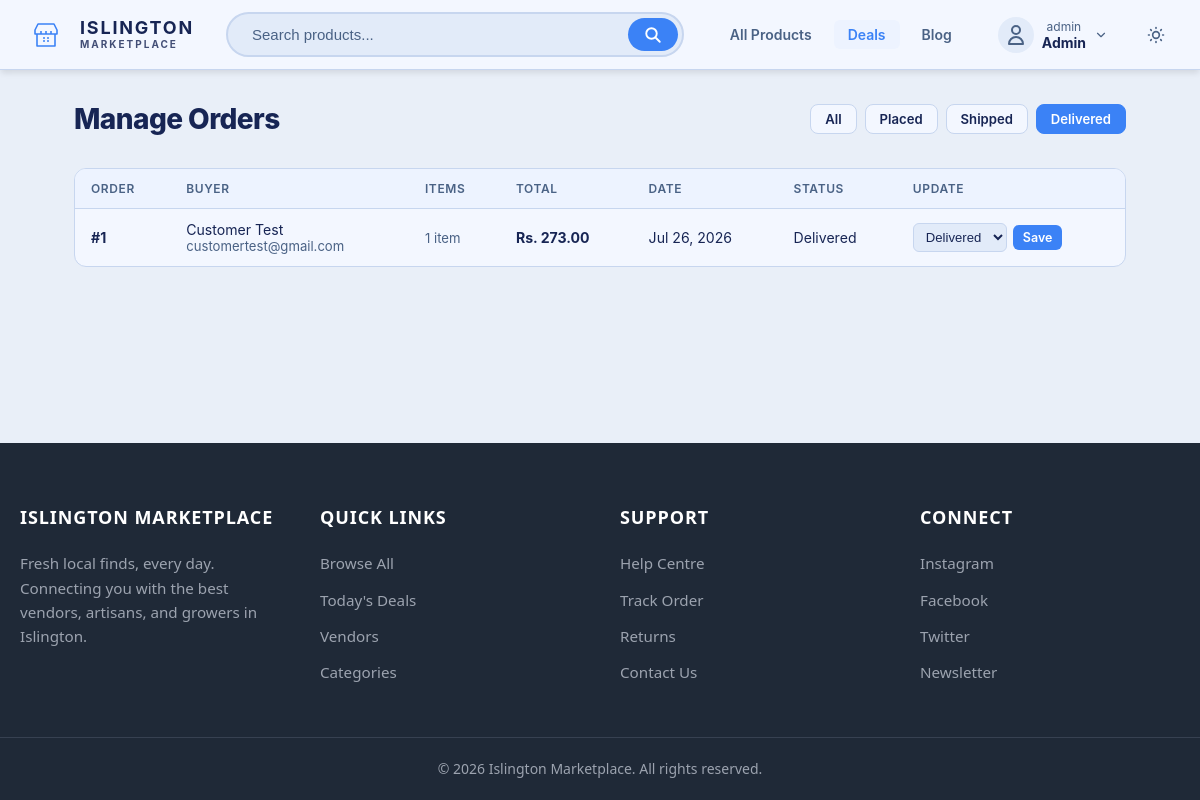
/manage/orders/?status=delivered (signed in), run on the app's committed database.
### orders/models.py (models this page shows, shortened)
class Order(models.Model):
    STATUS_CHOICES = [
        ('placed', 'Placed'),
        ('shipped', 'Shipped'),
        ('delivered', 'Delivered'),
    ]
    user = models.ForeignKey(settings.AUTH_USER_MODEL, on_delete=models.CASCADE, related_name='orders')
    first_name = models.CharField(max_length=100)
    last_name = models.CharField(max_length=100)
    email = models.EmailField()
    phone = models.CharField(max_length=20, blank=True)
    address = models.TextField()
    city = models.CharField(max_length=100)
    zip_code = models.CharField(max_length=20)
    PAYMENT_METHOD_CHOICES = [
        ('cod', 'Cash on Delivery'),
        ('card', 'Card Payment'),
    ]
    status = models.CharField(max_length=20, choices=STATUS_CHOICES, default='placed')
    payment_method = models.CharField(max_length=10, choices=PAYMENT_METHOD_CHOICES, default='cod')
    subtotal = models.DecimalField(max_digits=10, decimal_places=2)
    shipping = models.DecimalField(max_digits=10, decimal_places=2, default=0)
    total = models.DecimalField(max_digits=10, decimal_places=2)
    created_at = models.DateTimeField(auto_now_add=True)
    updated_at = models.DateTimeField(auto_now=True)
    class Meta:
        ordering = ['-created_at']
    def get_status_badge_class(self):
        return {
            'placed': 'order-status-placed',
            'shipped': 'order-status-shipped',
            'delivered': 'order-status-delivered',
        }.get(self.status, '')

### orders/views.py (the view)
# urls.py: path('manage/orders/', views.admin_orders, name='admin_orders'),
@staff_member_required
def admin_orders(request):
    orders = Order.objects.all().prefetch_related('items__product')
    status_filter = request.GET.get('status')
    if status_filter:
        orders = orders.filter(status=status_filter)
    return render(request, 'orders/admin_orders.html', {'orders': orders, 'status_filter': status_filter})

### cart/context_processors.py (called while the page is built)
def cart_context(request):
    cart = request.session.get('cart', {})
    return {'cart_product_ids': set(cart.keys())}

### orders/templates/orders/admin_orders.html (shortened to what this page needs)
{% extends 'layouts/base.html' %}
{% load static %}
{% block extra_head %}
  <link rel="stylesheet" href="{% static 'css/pages/seller.css' %}">
{% endblock %}
{% block content %}
<section class="admin-orders-page">
  <div class="admin-orders-header">
    <h1 class="admin-orders-title">Manage Orders</h1>
    <div class="admin-orders-filters">
      <a href="{% url 'admin_orders' %}" class="admin-filter-btn {% if not status_filter %}active{% endif %}">All</a>
      <a href="{% url 'admin_orders' %}?status=placed" class="admin-filter-btn {% if status_filter == 'placed' %}active{% endif %}">Placed</a>
      <a href="{% url 'admin_orders' %}?status=shipped" class="admin-filter-btn {% if status_filter == 'shipped' %}active{% endif %}">Shipped</a>
      <a href="{% url 'admin_orders' %}?status=delivered" class="admin-filter-btn {% if status_filter == 'delivered' %}active{% endif %}">Delivered</a>
    </div>
  </div>
  {% if orders %}
  <div class="orders-table-wrap">
    <table class="orders-table">
      <thead>
        <tr>
          <th>Order</th>
          <th>Buyer</th>
          <th>Items</th>
          <th>Total</th>
          <th>Date</th>
          <th>Status</th>
          <th>Update</th>
        </tr>
      </thead>
      <tbody>
        {% for order in orders %}
        <tr>
          <td class="order-id">#{{ order.id }}</td>
          <td>
            <div>{{ order.first_name }} {{ order.last_name }}</div>
            <div class="order-buyer">{{ order.email }}</div>
          </td>
          <td class="order-items-count">{{ order.items.count }} item{{ order.items.count|pluralize }}</td>
          <td style="font-weight:700;">Rs. {{ order.total }}</td>
          <td>{{ order.created_at|date:"M d, Y" }}</td>
          <td><span class="order-status-badge {{ order.get_status_badge_class }}">{{ order.get_status_display }}</span></td>
          <td>
            <form method="post" action="{% url 'admin_order_update' order.id %}" class="status-form">
              <select name="status" class="status-select">
                {% for value, label in order.STATUS_CHOICES %}
                  <option value="{{ value }}" {% if order.status == value %}selected{% endif %}>{{ label }}</option>
                {% endfor %}
              </select>
              <button type="submit" class="status-update-btn">Save</button>
            </form>
          </td>
        </tr>
        {% endfor %}
      </tbody>
    </table>
  </div>
  {% else %}
    <div class="orders-empty">
      <p>No orders found.</p>
    </div>
  {% endif %}
</section>
{% endblock %}

### IMP/templates/includes/navbar.html (shortened to what this page needs)
<nav class="navbar">
    <a href="/" class="nav-brand{% if request.resolver_match.url_name == 'home' %} nav-brand-active{% endif %}">
        <div class="brand-icon">
            <svg xmlns="http://www.w3.org/2000/svg" width="32" height="32" viewBox="0 0 16 16" fill="none" stroke="currentColor" stroke-width="0.8" stroke-linejoin="round">
                <path d="M3 7.5h2.5m0 0V6m0 1.5H8m0 0V6m0 1.5h2.5m0 0V6m0 1.5H13m-6.5 2h1m1 0h1m-1 1.5h1m-3 0h1m-4 2.5v-6h-1v-2l1.5-3h8l1.5 3v2h-1v6z"/>
            </svg>
        </div>
        <div class="brand-text">
            <span class="brand-line">ISLINGTON</span>
            <span class="brand-line brand-sub">MARKETPLACE</span>
        </div>
    </a>
    <form class="nav-search-container" method="get" action="{% url 'product_list' %}">
        <input type="text" name="q" class="nav-search-input" placeholder="Search products...">
        <button type="submit" class="nav-search-btn">
            <svg width="18" height="18" fill="none" stroke="currentColor" stroke-width="2.5" viewBox="0 0 24 24">
                <path stroke-linecap="round" stroke-linejoin="round" d="M21 21l-6-6m2-5a7 7 0 11-14 0 7 7 0 0114 0z"></path>
            </svg>
        </button>
    </form>
    <div class="nav-links">
        <a href="{% url 'product_list' %}" class="nav-link{% if request.resolver_match.url_name == 'product_list' %} nav-link-active{% endif %}">All Products</a>
        <a href="{% url 'deals' %}" class="nav-link nav-link-highlight{% if request.resolver_match.url_name == 'deals' %} nav-link-active{% endif %}">Deals</a>
        <a href="{% url 'blog_list' %}" class="nav-link{% if request.resolver_match.url_name == 'blog_list' %} nav-link-active{% endif %}">Blog</a>
    </div>
    <div class="nav-actions">
        {% if user.is_authenticated %}
        <div class="nav-dropdown">
            <button class="action-link nav-dropdown-trigger">
                <div class="nav-avatar">
                  {% with profile=user.seller_profile|default:user.customer_profile %}
                  {% if profile and profile.image.name %}
                    <img src="{{ profile.image.url }}" alt="" class="nav-avatar-img">
                  {% else %}
                    <svg width="24" height="24" fill="none" stroke="currentColor" stroke-width="2" viewBox="0 0 24 24">
                        <path stroke-linecap="round" stroke-linejoin="round" d="M16 7a4 4 0 11-8 0 4 4 0 018 0zM12 14a7 7 0 00-7 7h14a7 7 0 00-7-7z"/>
                    </svg>
                  {% endif %}
                  {% endwith %}
                </div>
                <div class="action-text">
                    <span class="action-label">{{ user.first_name|default:user.username }}</span>
                    <span class="action-value">{% if user.is_staff %}Admin{% elif user.seller_profile %}Seller{% elif user.customer_profile %}Customer{% endif %}</span>
                </div>
                <svg class="dropdown-chevron" width="14" height="14" fill="none" stroke="currentColor" stroke-width="2" viewBox="0 0 24 24">
                    <path stroke-linecap="round" stroke-linejoin="round" d="M6 9l6 6 6-6"/>
                </svg>
            </button>
        </div>
        {% endif %}
        <button class="theme-toggle" id="themeToggle" aria-label="Toggle dark mode">
        </button>
    </div>
</nav>

### static/css/global.css (style rules this page uses)
:root { --blue-50: #EFF6FF; --blue-100: #DBEAFE; --blue-200: #BFDBFE; --blue-300: #93C5FD; --blue-400: #60A5FA; --blue-500: #3B82F6; --blue-600: #2563EB; --blue-700: #1D4ED8; --blue-800: #1E40AF; --blue-900: #1E3A8A; --blue-950: #172554; --color-accent: var(--blue-500); --color-accent-dark: var(--blue-600); --bg-main: #e9eff8; --bg-surface: #f3f7ff; --bg-card: #ffffff; --bg-input: #e2ebf9; --bg-input-hover: #d6e3f7; --border-soft: #c7d6ef; --border-strong: #a9bfdf; --surface-tint: #edf3ff; --text-main: var(--blue-950); --text-muted: #4a6285; --shadow-float: 0 8px 32px rgba(0, 0, 0, 0.08); --shadow-scrolled: 0 4px 20px rgba(0, 0, 0, 0.12); --transition-fast: 0.2s ease; --transition-medium: 0.3s ease; }
*, *::before, *::after { box-sizing: border-box; margin: 0; padding: 0; }
body { font-family: -apple-system, BlinkMacSystemFont, "Segoe UI", Roboto, Helvetica, Arial, sans-serif; background-color: var(--bg-main); color: var(--text-main); -webkit-font-smoothing: antialiased; min-height: 100vh; display: flex; flex-direction: column; overflow-x: hidden; transition: background-color 0.3s ease, color 0.3s ease; }
a { text-decoration: none; color: inherit; }
button { border: none; background: none; cursor: pointer; font-family: inherit; }

### orders/templates/orders/admin_orders.html (style rules this page uses)
.admin-orders-page { max-width: 1100px; margin: 2rem auto; padding: 0 24px; }
.admin-orders-header { display: flex; align-items: center; justify-content: space-between; flex-wrap: wrap; gap: 12px; margin-bottom: 2rem; }
.admin-orders-title { font-size: 1.75rem; font-weight: 800; color: var(--text-main); letter-spacing: -0.02em; }
.admin-orders-filters { display: flex; gap: 8px; flex-wrap: wrap; }
.admin-filter-btn { padding: 6px 14px; border-radius: 8px; font-size: 0.82rem; font-weight: 600; text-decoration: none; border: 1px solid var(--border-soft); background: var(--bg-surface); color: var(--text-main); transition: all 0.2s; }
.admin-filter-btn.active { background: var(--color-accent); color: #fff; border-color: var(--color-accent); }
.orders-table-wrap { overflow-x: auto; border-radius: 12px; border: 1px solid var(--border-soft); background: var(--bg-surface); }
.orders-table { width: 100%; border-collapse: collapse; }
.orders-table th { text-align: left; padding: 12px 16px; font-size: 0.75rem; font-weight: 600; color: var(--text-muted); text-transform: uppercase; letter-spacing: 0.05em; border-bottom: 1px solid var(--border-soft); background: var(--surface-tint); }
.orders-table td { padding: 12px 16px; font-size: 0.88rem; color: var(--text-main); border-bottom: 1px solid var(--border-soft); vertical-align: middle; }
.orders-table tr:last-child td { border-bottom: none; }
.orders-table .order-id { font-weight: 700; }
.orders-table .order-buyer { font-size: 0.82rem; color: var(--text-muted); }
.orders-table .order-items-count { font-size: 0.82rem; color: var(--text-muted); }
.status-form { display: flex; align-items: center; gap: 6px; }
.status-select { padding: 5px 8px; border: 1px solid var(--border-soft); border-radius: 6px; background: var(--bg-input); color: var(--text-main); font-size: 0.82rem; font-weight: 500; cursor: pointer; }
.status-update-btn { padding: 5px 10px; border: none; border-radius: 6px; background: var(--color-accent); color: #fff; font-size: 0.78rem; font-weight: 600; cursor: pointer; transition: background 0.2s; }

### data on the page
Order: id "1", first_name "Customer", last_name "Test", email "customertest@gmail.com", items.count "1", total "273.00", created_at "Jul 26, 2026", status "Delivered"

### other printed values
{{ user.first_name|default:user.username }} "admin"
